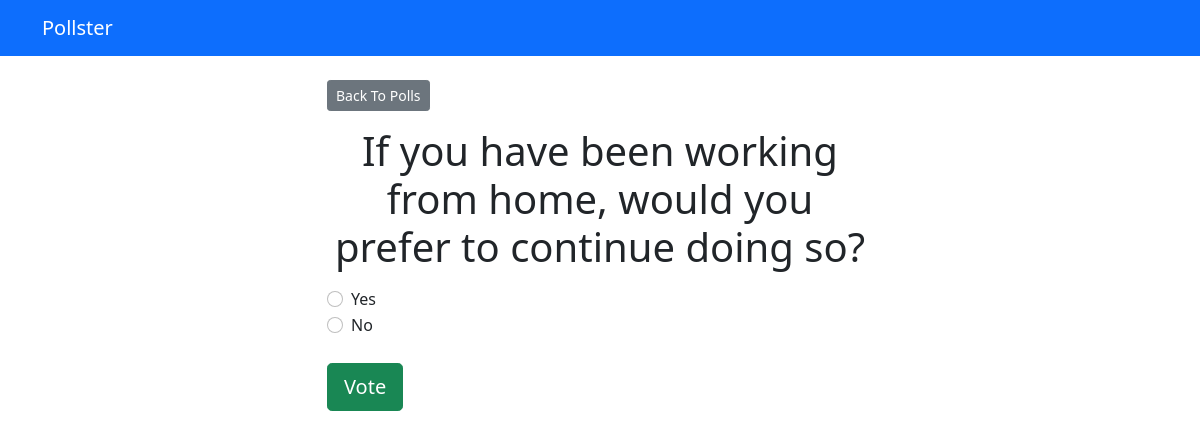
Screenshot of /polls/4/ with the database file from the repository.
### polls/models.py (models this page shows, shortened)
class Question(models.Model):
    question_text = models.CharField(max_length=200)
    pub_date = models.DateTimeField("date published")

class Choice(models.Model):
    question = models.ForeignKey(Question, on_delete=models.CASCADE)
    choice_text = models.CharField(max_length=200)
    votes = models.IntegerField(default=0)

### polls/views.py (the view)
# urls.py: path('<int:question_id>/', views.detail, name='detail'),
def detail(request, question_id):
    try:
        question = Question.objects.get(pk=question_id)
    except Question.DoesNotExist:
        raise Http404("Question does not exist")
    return render(request, 'polls/detail.html', {'question': question})

### templates/polls/detail.html (shortened to what this page needs)
{% extends 'base.html' %}
{% block content %}
<a href="{% url 'polls:index' %}" class="btn btn-secondary btn-sm mb-3">Back To Polls</a>
<h1 class="text-center mb-3">{{ question.question_text}}</h1>
<form action="{% url 'polls:vote' question.id %}" method="post">
    {% for choice in question.choice_set.all %}
    <div class="form-check">
        <input type="radio" name="choice" class="form-check-input" id="choice{{ forloop.counter }}"
            value="{{ choice.id }}" />
        <label for="choice{{ forloop.counter }}">{{ choice.choice_text}}</label>
    </div>
    {% endfor %}
    <input type="submit" value="Vote" class="btn btn-success btn-lg btn-block mt-4">
</form>
{% endblock %}

### rows the page displays
Question: question_text "If you have been working from home, would you prefer to continue doing so?"
Choice: choice_text "Yes"
Choice: choice_text "No"
